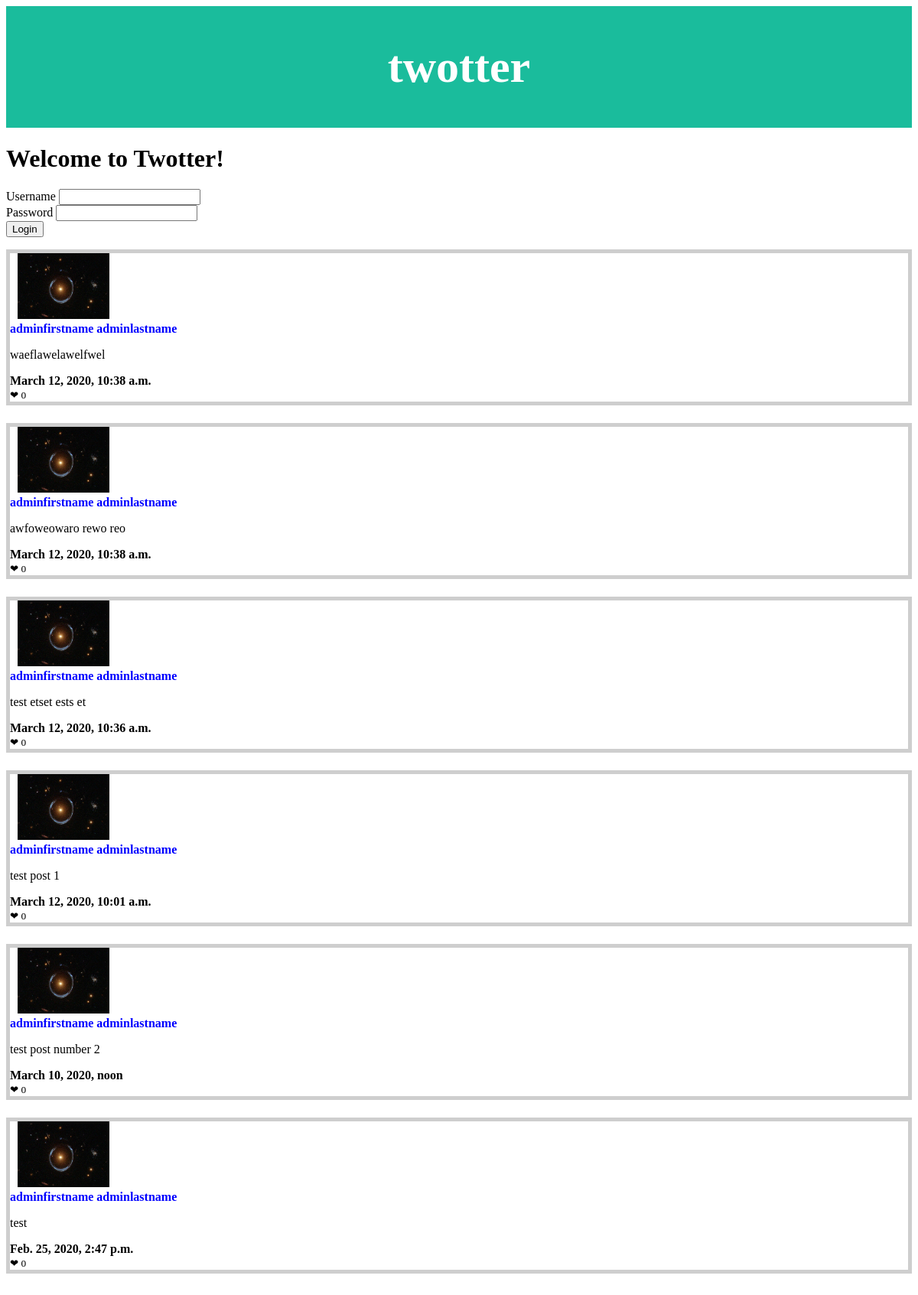
Screenshot of /twitterapp/ with the database file from the repository.
### twitterapp/models.py (models this page shows, shortened)
class Tweet(models.Model):
    tweetuser = models.ForeignKey(TweetUser, unique=False, on_delete=models.CASCADE, default = 1)
    username = models.CharField(max_length = 50) #what is this username for its tied to tweetuser
    tweet_text = models.CharField(max_length = 200)
    pub_date = models.DateTimeField('date published')
    likes = models.IntegerField(default=0)

### twitterapp/views.py (the view, shortened to what this page needs)
# urls.py: path('', views.index, name='index'), #urls.py in twitter2 comes here
def index(request): #code from the video
    loggedIn = request.user.is_authenticated #i think this works
    template = loader.get_template('twitterapp/index.html')
    allTweets = Tweet.objects.order_by('-pub_date') #use this to edit your other view (timeline)
    print(User.objects.all())
    print()
    for user in User.objects.all():
        print(vars(user))
    print()
    for tweet in allTweets:
        print(vars(tweet))
        print()
        poster = User.objects.filter(username = tweet.tweetuser.user.username)[0]
        print(vars(poster))
        print()
        tweet.firstName = poster.first_name
        tweet.lastName = poster.last_name
    context = {
        'allTweets':allTweets,
        'loggedIn':loggedIn,
        'user': request.user,
    }
    return HttpResponse(template.render(context,request))

### twitterapp/templates/twitterapp/index.html (shortened to what this page needs)
<!DOCTYPE html>
<html>
  <head>
  </head>
  {% load static %}
  <link rel="stylesheet" type="text/css" href="{% static 'twitterapp/style.css' %}">
  <div class="header">
    <h1>twotter</h1>
  </div>
    <div class="container">
      <h1>Welcome to Twotter!</h1>
      {% if loggedIn %}
        <h3>Welcome, {{ user.first_name }} {{ user.last_name }}</h3>
        <form style="padding-bottom:1em;" method="POST">
          {% csrf_token %}
          <input type="hidden" name="logout" value="logout"></input>
          <button type="submit" class="btn btn-danger">Logout</button>
        </form>
      {% else %}
        <form style="padding-bottom:1em;" method="POST">
          <div class="form-group">
            <label for="inputUsername">Username</label>
            <input type="text" class="form-control" name="inputUsername" id="inputUsername" />
          </div>
          <div class="form-group">
            <label for="inputPassword">Password</label>
            <input type="password" class="form-control" name="inputPassword" id="inputPassword" />
          </div>
          <button type="submit" class="btn btn-danger">Login</button>
        </form>
      {% endif %}
      {% for post in allTweets %}
        <div class = "row" style="border:5px solid #cecece; margin-bottom:5px;">
            <div class = "col-md-1">
              <img src="{% static 'twitterapp/images/profilepic1.jpg' %}" height="86" width="120" hspace = "10" alt = "profilepic1">
            </div>
            <div class="col-md-11">
              <strong style = "color:blue;"> {{post.firstName}} {{post.lastName}} </strong>
              <p>{{post.tweet_text}}</p>
              <b>{{post.pub_date}}</b>
              <div class="col-2 text-danger">
                <small>❤ {{ post.likes }}</small>
              </div>
            </div>
        </div>
        <br>
      {% endfor %}
    </div>
  </body>
</html

### twitterapp/static/twitterapp/style.css (style rules this page uses)
.header { padding: 5px; text-align: center; background: #1abc9c; color: white; font-size: 30px; }

### rows the page displays
Tweet: firstName "adminfirstname", lastName "adminlastname", tweet_text "waeflawelawelfwel", pub_date "March 12, 2020, 10:38 a.m.", likes "0"
Tweet: firstName "adminfirstname", lastName "adminlastname", tweet_text "awfoweowaro rewo reo", pub_date "March 12, 2020, 10:38 a.m.", likes "0"
Tweet: firstName "adminfirstname", lastName "adminlastname", tweet_text "test etset ests et", pub_date "March 12, 2020, 10:36 a.m.", likes "0"
Tweet: firstName "adminfirstname", lastName "adminlastname", tweet_text "test post 1", pub_date "March 12, 2020, 10:01 a.m.", likes "0"
Tweet: firstName "adminfirstname", lastName "adminlastname", tweet_text "test post number 2", pub_date "March 10, 2020, noon", likes "0"
Tweet: firstName "adminfirstname", lastName "adminlastname", tweet_text "test", pub_date "Feb. 25, 2020, 2:47 p.m.", likes "0"
